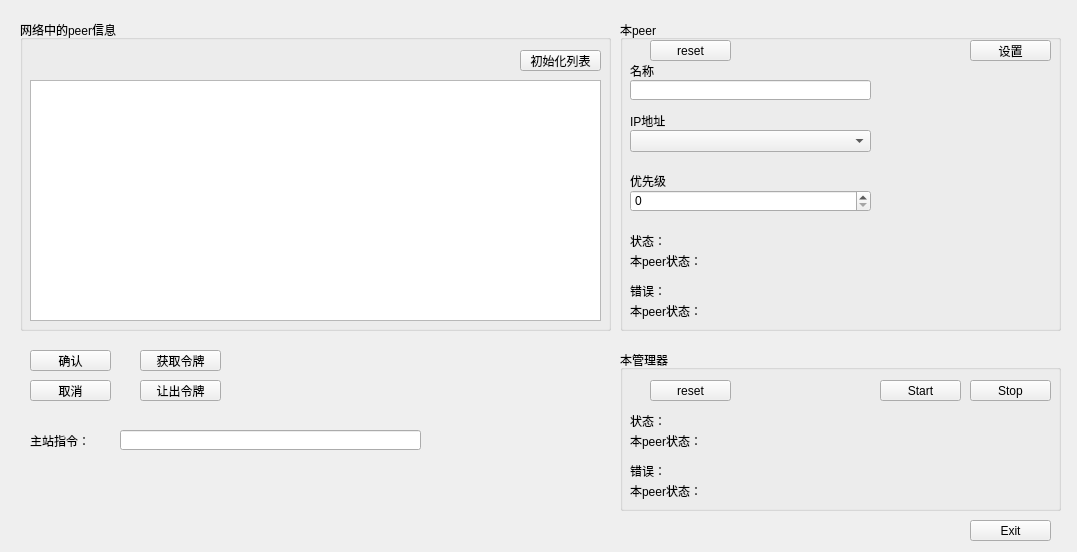
<?xml version="1.0" encoding="UTF-8"?>
<ui version="4.0">
 <class>example</class>
 <widget class="QWidget" name="example">
  <property name="geometry">
   <rect>
    <x>0</x>
    <y>0</y>
    <width>1077</width>
    <height>552</height>
   </rect>
  </property>
  <property name="windowTitle">
   <string>Form</string>
  </property>
  <widget class="QGroupBox" name="groupBox">
   <property name="geometry">
    <rect>
     <x>20</x>
     <y>20</y>
     <width>591</width>
     <height>311</height>
    </rect>
   </property>
   <property name="title">
    <string>网络中的peer信息</string>
   </property>
   <widget class="QTableView" name="tableView">
    <property name="geometry">
     <rect>
      <x>10</x>
      <y>60</y>
      <width>571</width>
      <height>241</height>
     </rect>
    </property>
   </widget>
   <widget class="QPushButton" name="listRest">
    <property name="geometry">
     <rect>
      <x>500</x>
      <y>30</y>
      <width>81</width>
      <height>21</height>
     </rect>
    </property>
    <property name="text">
     <string>初始化列表</string>
    </property>
   </widget>
  </widget>
  <widget class="QGroupBox" name="groupBox_2">
   <property name="geometry">
    <rect>
     <x>620</x>
     <y>20</y>
     <width>441</width>
     <height>311</height>
    </rect>
   </property>
   <property name="title">
    <string>本peer</string>
   </property>
   <widget class="QLabel" name="label">
    <property name="geometry">
     <rect>
      <x>10</x>
      <y>40</y>
      <width>31</width>
      <height>21</height>
     </rect>
    </property>
    <property name="text">
     <string>名称</string>
    </property>
   </widget>
   <widget class="QLineEdit" name="peerName">
    <property name="geometry">
     <rect>
      <x>10</x>
      <y>60</y>
      <width>241</width>
      <height>20</height>
     </rect>
    </property>
   </widget>
   <widget class="QComboBox" name="peerIP">
    <property name="geometry">
     <rect>
      <x>10</x>
      <y>110</y>
      <width>241</width>
      <height>22</height>
     </rect>
    </property>
   </widget>
   <widget class="QLabel" name="label_2">
    <property name="geometry">
     <rect>
      <x>10</x>
      <y>90</y>
      <width>51</width>
      <height>21</height>
     </rect>
    </property>
    <property name="text">
     <string>IP地址</string>
    </property>
   </widget>
   <widget class="QLabel" name="label_3">
    <property name="geometry">
     <rect>
      <x>10</x>
      <y>150</y>
      <width>51</width>
      <height>21</height>
     </rect>
    </property>
    <property name="text">
     <string>优先级</string>
    </property>
   </widget>
   <widget class="QSpinBox" name="peerPriority">
    <property name="geometry">
     <rect>
      <x>10</x>
      <y>170</y>
      <width>241</width>
      <height>22</height>
     </rect>
    </property>
   </widget>
   <widget class="QPushButton" name="setSelf">
    <property name="geometry">
     <rect>
      <x>350</x>
      <y>20</y>
      <width>81</width>
      <height>21</height>
     </rect>
    </property>
    <property name="text">
     <string>设置</string>
    </property>
   </widget>
   <widget class="QLabel" name="state">
    <property name="geometry">
     <rect>
      <x>10</x>
      <y>230</y>
      <width>431</width>
      <height>21</height>
     </rect>
    </property>
    <property name="text">
     <string>本peer状态：</string>
    </property>
   </widget>
   <widget class="QLabel" name="label_5">
    <property name="geometry">
     <rect>
      <x>10</x>
      <y>210</y>
      <width>91</width>
      <height>21</height>
     </rect>
    </property>
    <property name="text">
     <string>状态：</string>
    </property>
   </widget>
   <widget class="QLabel" name="label_4">
    <property name="geometry">
     <rect>
      <x>10</x>
      <y>260</y>
      <width>91</width>
      <height>21</height>
     </rect>
    </property>
    <property name="text">
     <string>错误：</string>
    </property>
   </widget>
   <widget class="QLabel" name="errorState">
    <property name="geometry">
     <rect>
      <x>10</x>
      <y>280</y>
      <width>431</width>
      <height>21</height>
     </rect>
    </property>
    <property name="text">
     <string>本peer状态：</string>
    </property>
   </widget>
   <widget class="QPushButton" name="resetErrorSelf">
    <property name="geometry">
     <rect>
      <x>30</x>
      <y>20</y>
      <width>81</width>
      <height>21</height>
     </rect>
    </property>
    <property name="text">
     <string>reset</string>
    </property>
   </widget>
  </widget>
  <widget class="QPushButton" name="takeIn">
   <property name="geometry">
    <rect>
     <x>140</x>
     <y>350</y>
     <width>81</width>
     <height>21</height>
    </rect>
   </property>
   <property name="text">
    <string>获取令牌</string>
   </property>
  </widget>
  <widget class="QPushButton" name="takeOut">
   <property name="geometry">
    <rect>
     <x>140</x>
     <y>380</y>
     <width>81</width>
     <height>21</height>
    </rect>
   </property>
   <property name="text">
    <string>让出令牌</string>
   </property>
  </widget>
  <widget class="QPushButton" name="Exit">
   <property name="geometry">
    <rect>
     <x>970</x>
     <y>520</y>
     <width>81</width>
     <height>21</height>
    </rect>
   </property>
   <property name="text">
    <string>Exit</string>
   </property>
  </widget>
  <widget class="QPushButton" name="ack">
   <property name="geometry">
    <rect>
     <x>30</x>
     <y>350</y>
     <width>81</width>
     <height>21</height>
    </rect>
   </property>
   <property name="text">
    <string>确认</string>
   </property>
  </widget>
  <widget class="QPushButton" name="cancel">
   <property name="geometry">
    <rect>
     <x>30</x>
     <y>380</y>
     <width>81</width>
     <height>21</height>
    </rect>
   </property>
   <property name="text">
    <string>取消</string>
   </property>
  </widget>
  <widget class="QLineEdit" name="masterPeerMsg">
   <property name="geometry">
    <rect>
     <x>120</x>
     <y>430</y>
     <width>301</width>
     <height>20</height>
    </rect>
   </property>
  </widget>
  <widget class="QLabel" name="label_6">
   <property name="geometry">
    <rect>
     <x>30</x>
     <y>430</y>
     <width>91</width>
     <height>21</height>
    </rect>
   </property>
   <property name="text">
    <string>主站指令：</string>
   </property>
  </widget>
  <widget class="QGroupBox" name="groupBox_3">
   <property name="geometry">
    <rect>
     <x>620</x>
     <y>350</y>
     <width>441</width>
     <height>161</height>
    </rect>
   </property>
   <property name="title">
    <string>本管理器</string>
   </property>
   <widget class="QPushButton" name="stop">
    <property name="geometry">
     <rect>
      <x>350</x>
      <y>30</y>
      <width>81</width>
      <height>21</height>
     </rect>
    </property>
    <property name="text">
     <string>Stop</string>
    </property>
   </widget>
   <widget class="QPushButton" name="start">
    <property name="geometry">
     <rect>
      <x>260</x>
      <y>30</y>
      <width>81</width>
      <height>21</height>
     </rect>
    </property>
    <property name="text">
     <string>Start</string>
    </property>
   </widget>
   <widget class="QLabel" name="errorState_manager">
    <property name="geometry">
     <rect>
      <x>10</x>
      <y>130</y>
      <width>421</width>
      <height>21</height>
     </rect>
    </property>
    <property name="text">
     <string>本peer状态：</string>
    </property>
   </widget>
   <widget class="QLabel" name="label_7">
    <property name="geometry">
     <rect>
      <x>10</x>
      <y>110</y>
      <width>91</width>
      <height>21</height>
     </rect>
    </property>
    <property name="text">
     <string>错误：</string>
    </property>
   </widget>
   <widget class="QLabel" name="label_8">
    <property name="geometry">
     <rect>
      <x>10</x>
      <y>60</y>
      <width>91</width>
      <height>21</height>
     </rect>
    </property>
    <property name="text">
     <string>状态：</string>
    </property>
   </widget>
   <widget class="QLabel" name="state_manager">
    <property name="geometry">
     <rect>
      <x>10</x>
      <y>80</y>
      <width>431</width>
      <height>21</height>
     </rect>
    </property>
    <property name="text">
     <string>本peer状态：</string>
    </property>
   </widget>
   <widget class="QPushButton" name="resetErrorManager">
    <property name="geometry">
     <rect>
      <x>30</x>
      <y>30</y>
      <width>81</width>
      <height>21</height>
     </rect>
    </property>
    <property name="text">
     <string>reset</string>
    </property>
   </widget>
  </widget>
 </widget>
 <resources/>
 <connections/>
</ui>
